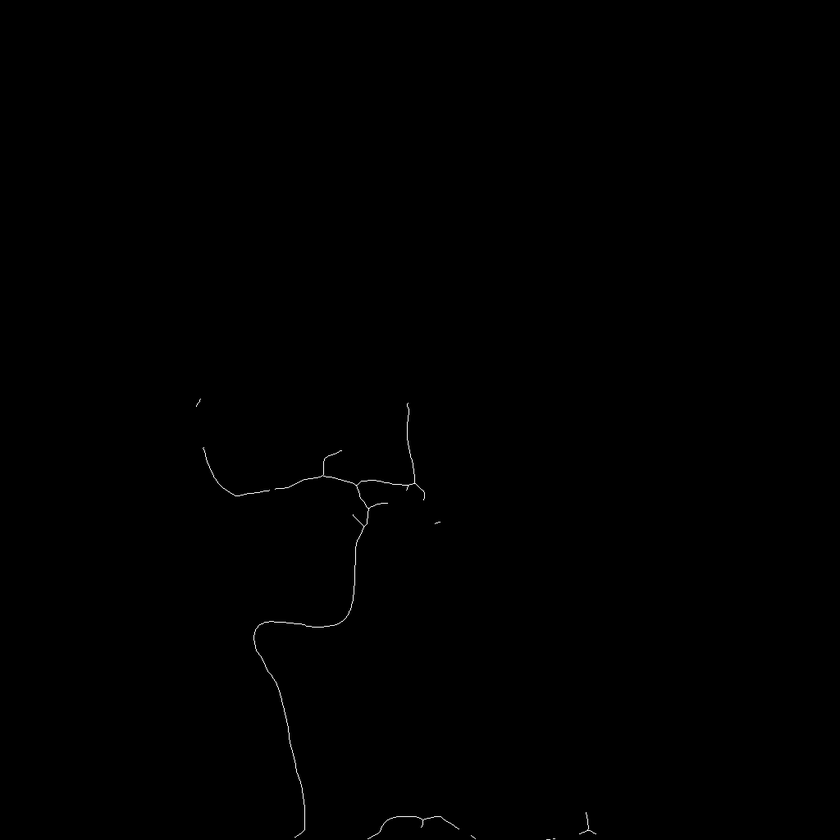
#> input picture project/find_path_test_img/8.png, 840 x 840 px, shrunk from 1024 x 1024 before the run
$ python findpath.py   (Python 2 division)
#> lines starting #> are read from the running program, lines starting #| are printed output that depends on the picture
import numpy as np
import matplotlib.pyplot as plt
from skimage.io import imread
from skimage.color import rgb2gray

import json
from random import randint

debug = False

def generate_mask(img, r, c):
	[rowMax, colMax] = img.shape
	if (r < rowMax-1 and c < colMax-1 and r > 0 and c > 0):
		if debug:
			print "inside generate_mask: r: %i, c: %i" %(r, c)
		return np.array([[img[r-1][c-1], img[r-1][c], img[r-1][c+1]],
						  [img[r][c-1], img[r][c], img[r][c+1]],
						  [img[r+1][c-1], img[r+1][c], img[r+1][c+1]]
						 ])

def next_pixel(pixel_matrix):
	# returns the next likely pixel offset
	# (-1, -1) (-1, 0) (-1, +1)
	# (0, -1)  (0, 0)  (0, +1)
	# (+1, -1) (+1, 0) (+1, +1)
 	# if none, found, return plain (0, 0)
 	[rowMax, colMax] = np.shape(pixel_matrix)
 	if debug:
 		print pixel_matrix
 	for r in xrange(0, 3, 1):
 		for c in xrange(0, 3, 1):
 			if (r == 1 and c == 1):
 				continue
 			if (pixel_matrix[r][c] == 1):
 				if debug:
 					print "Found in next_pixel! (%i, %i)" %(r, c)
 				return [r-1, c-1]
 	return [0, 0]

    #  ```````````::hdydmmyosys/.``````````````
    #  ````````-odNNNhhhymNNNNNMNh:````````````
    #  ``````odmy:.``   `-+hNNNNMMMNs.`````````
    #  ````hdNy.            -+ymNMNMMm+````````
    #  ```+Nh-                `/mNMNMMMh.``````
    #  `-dMN-`                 .dNNNNMMMy``````
    #  `oMMs.`           ``.   `+dNMNMMMm``````
    #  `yMh-+oso.        -:+os+---sNNNMMN:`````
    #  `od:so+ohs+-  `/ydmNNNNMNmy./shNNMdd.```
    # `sdNMMMNMMMMMNNNNNNNNNddNMmmysyshNmmy````
    #  hNMMMNMMMMMMh/sMMNNNNmmmNm+-`+my/so.````
    #  `/NMMMMMMMMy`  /mMMNNNNmm.   .+/`.`.````
    #  ``+NMMMMMNy`    `:oyhydy.   `.-`. -`````
    #  ``::yyoo/..`    .`         `.-.:.:d+````
    #  ``-:`    -+hoo+o+/`       ``.:yooNmhh```
    #  ```+.```.-:odysso+:.`     ``.:NNMMMhy```
    #  ```.+...-sd+:--/+++h+` ``...:yNMMMMms```
    #  ````oh/:hdho:--``.:+-```..-:sNMMMMNMd:``
    #  ````-y/:::+syhdhs/-` ``..-+sNNNMMMMd+s:`
    #  `````:+-/:-:/:/.`  `````./smNdNMMMMmy.-`
    #  ``````.+os////:+/...-/yhs/``y`/mNMd`-o+`
    #  ````````:hmmNMMMMNNNMNy-````/+.ssy+:+-``
    #  ``````````-oydmmmmds+-``````````````````
def mask_off(img, r, c):
	img[r-1][c-1] = 0
	img[r-1][c] = 0
	img[r-1][c+1] = 0
	img[r][c-1] = 0
	img[r][c] = 0
	img[r][c+1] = 0
	img[r+1][c-1] = 0
	img[r+1][c] = 0
	img[r+1][c+1] = 0
	return img

def search(search_list, img, r, c):
	[rowMax, colMax] = img.shape
	# takes in (r, c), recursively returns list
	if debug:
		print "search_list length: %i" %(len(search_list))
	# look for neighbors and their pixel intensity
	pixel_matrix = generate_mask(img, r, c)
	[r_offset, c_offset] = next_pixel(pixel_matrix)
	if debug:
		print "r_offset: %i, c_offset: %i" %(r_offset, c_offset)
	img = mask_off(img, r, c)
	new_r = r + r_offset
	new_c = c + c_offset
	# stopping condition: offsets are zero OR goes out of bound
	if ((r_offset == 0 and c_offset == 0) or (new_r >= rowMax - 1) or (new_c >= colMax - 1)):
		return search_list
	if debug:
		print "new_r: %i, new_c: %i" %(new_r, new_c)
	search_list.append((new_r, new_c))
	return search(search_list, img, new_r, new_c)


def find_path(img_gray):
	# return array of tuples, containing (in order) the (x, y) coordinates of the skeletonization path

	path = []
	search_list = []

	# start at (rowMax, 0)
	# move to (rowMax, colMax), then move to (rowMax -1, 0)...
	# stop at (0, colMax)
	fin = False
	[rowMax, colMax] = img_gray.shape
	for r in xrange(rowMax-2, 1, -1):
		for c in xrange(2, colMax-2, 1):
			if img_gray[r][c] == 1:
				path.append((r, c))
				# check neighbors for next white pixel
				if debug:
					print "inside find_path double for loop: r: %i, c: %i" %(r, c)
				path = path + search(search_list, img_gray, r, c)
				fin = True
				break
		if (fin):
			break
	return [path, img_gray]

skel = imread('find_path_test_img/8.png')
#> skel is the input picture: shape (840, 840, 4); mean R, G, B, A 0.3, 0.3, 0.3, 255
# greyscale the image
img_gray = rgb2gray(skel)
path_list = []
path_exist = True
while path_exist:
	[path, img_gray] = find_path(img_gray)
	if not path:
		path_exist = False
	path_list.append(path)
#> this loop made 2 passes
#> after the loop, path_list = [[(485, 356)], []]

fig = plt.figure(frameon=False)
plt.imshow(img_gray, interpolation='nearest')
plt.pause(0)
plt.draw()

# # Save as json
# with open('test.json', 'wb') as outfile:
#     json.dump(path_list, outfile)

im = rgb2gray(skel)

# visualize list on top of original file
I = np.dstack([im, im, im])
for path in path_list:
	color = [randint(0,1), randint(0,1), randint(0,1)]
	for tup in path:
		I[tup[0], tup[1], :] = color
#> this loop made 2 passes
#> (path, color) on passes 1 to 2: ([(485, 356)], [1, 1, 0]), ([], [1, 1, 1])
plt.imshow(I, interpolation='nearest')
plt.pause(0)
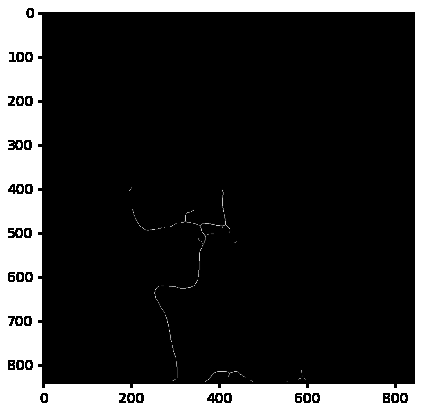
#> figure drawn by matplotlib, 1 panel
plt.draw()

$ run again, with project/find_path_test_img/10.png copied over project/find_path_test_img/8.png
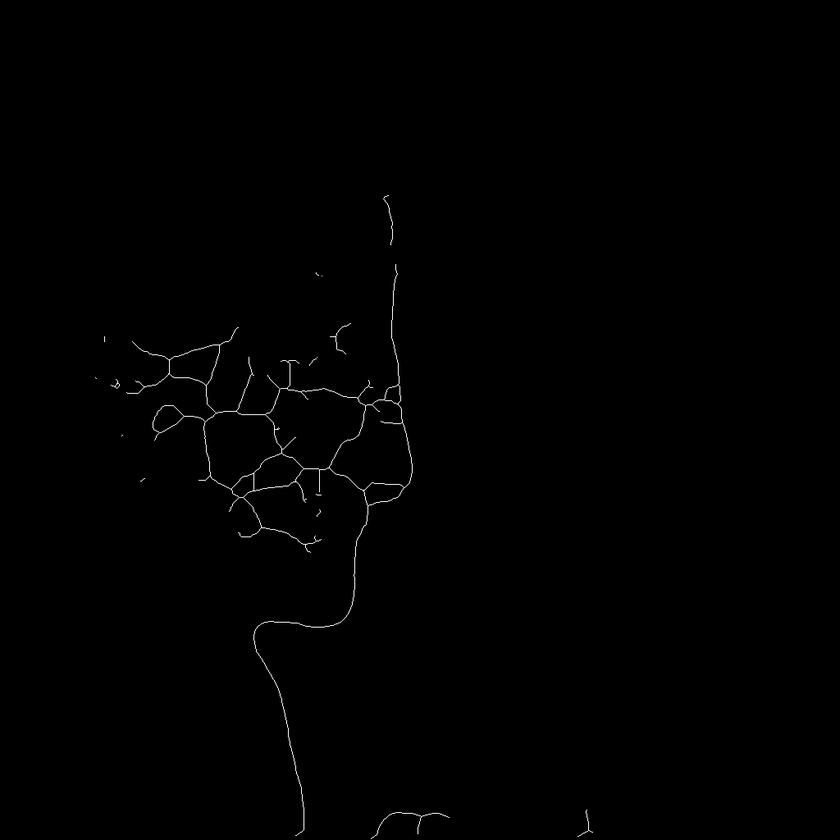
#> input picture project/find_path_test_img/10.png, 840 x 840 px, shrunk from 1024 x 1024 before the run
#> skel is the input picture: shape (840, 840, 4); mean R, G, B, A 0.9, 0.9, 0.9, 255
#> the loop `while path_exist:` made 2 passes
#> after the loop `while path_exist:`: path_list = [[(489, 231)], []]
#> the loop `for path in path_list:` made 2 passes
#> (path, color) on passes 1 to 2: ([(489, 231)], [1, 1, 0]), ([], [1, 1, 1])
#> `plt.pause(0)`:
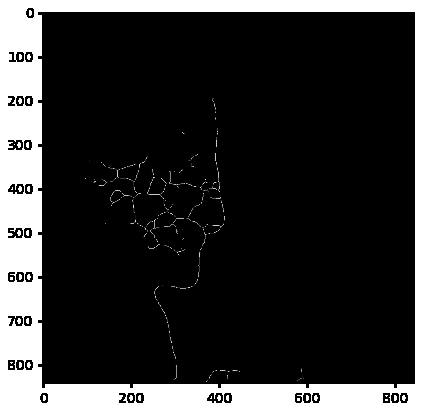
#> figure drawn by matplotlib, 1 panel

$ run again, with project/find_path_test_img/11.png copied over project/find_path_test_img/8.png
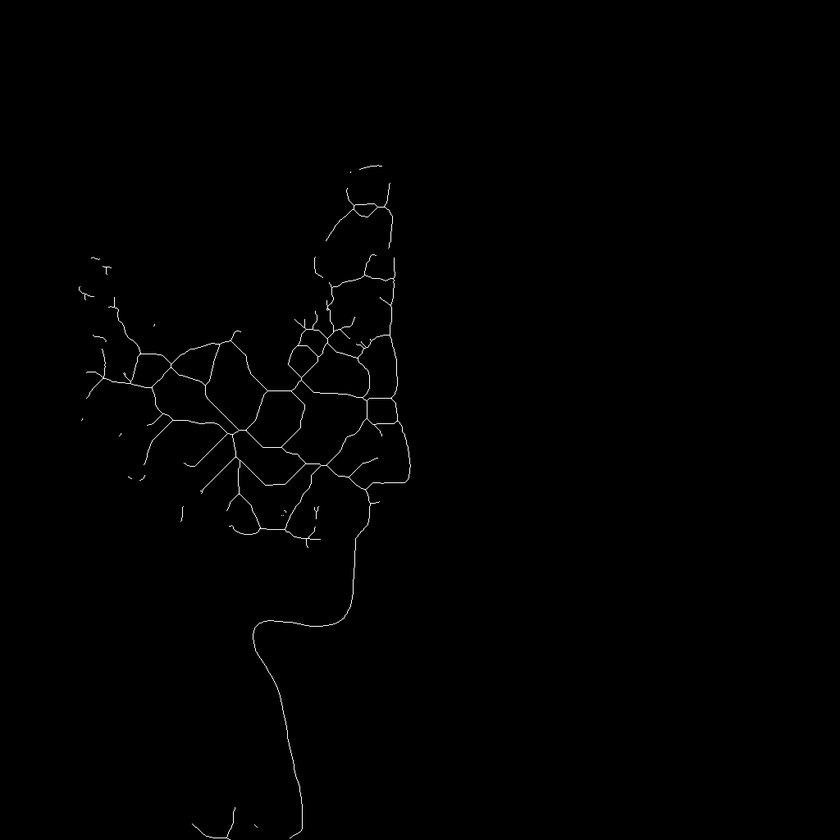
#> input picture project/find_path_test_img/11.png, 840 x 840 px, shrunk from 1024 x 1024 before the run
#> skel is the input picture: shape (840, 840, 4); mean R, G, B, A 1.1, 1.1, 1.1, 255
#> the loop `while path_exist:` made 4 passes
#> after the loop `while path_exist:`: path_list = [[(489, 365)], [(398, 391)], [(344, 219)], []]
#> the loop `for path in path_list:` made 4 passes
#> (path, color) on passes 1 to 4: ([(489, 365)], [1, 1, 0]), ([(398, 391)], [1, 1, 1]), ([(344, 219)], [1, 1, 1]), ([], [0, 0, 1])
#> `plt.pause(0)`:
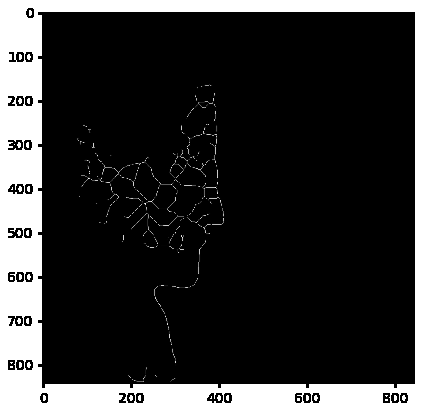
#> figure drawn by matplotlib, 1 panel

$ run again, with project/find_path_test_img/12.png copied over project/find_path_test_img/8.png
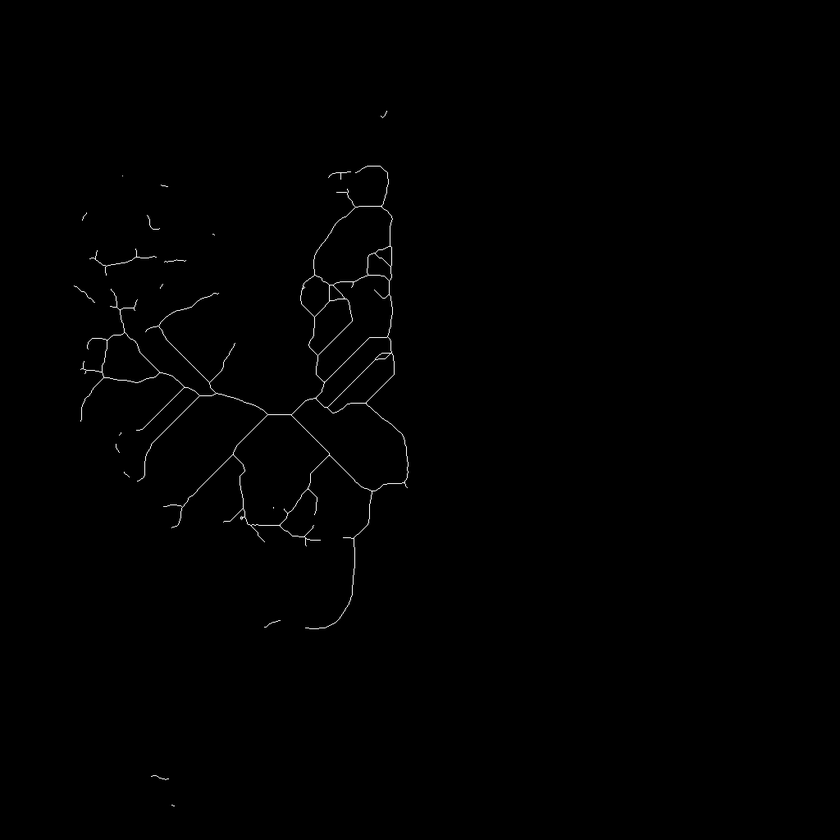
#> input picture project/find_path_test_img/12.png, 840 x 840 px, shrunk from 1024 x 1024 before the run
#> skel is the input picture: shape (840, 840, 4); mean R, G, B, A 1, 1, 1, 255
#> the loop `while path_exist:` made 4 passes
#> after the loop `while path_exist:`: path_list = [[(536, 304)], [(407, 327)], [(359, 375)], []]
#> the loop `for path in path_list:` made 4 passes
#> (path, color) on passes 1 to 4: ([(536, 304)], [1, 1, 0]), ([(407, 327)], [1, 1, 1]), ([(359, 375)], [1, 1, 1]), ([], [0, 0, 1])
#> `plt.pause(0)`:
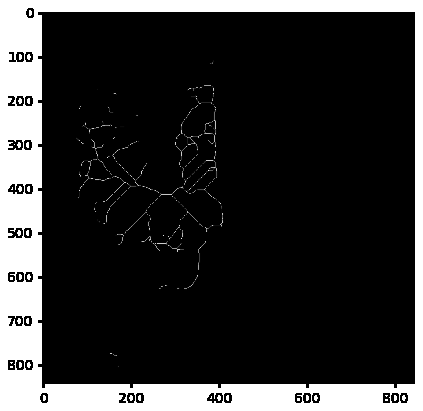
#> figure drawn by matplotlib, 1 panel
